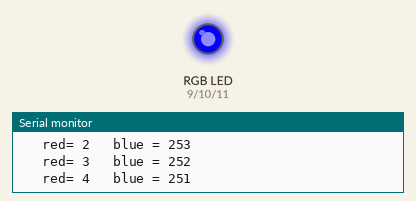
Recording of a sketch running on a simulated Arduino Uno, built with avr-gcc and run on an emulated ATmega328P. On the bench: an RGB LED mixed from three pins (HIGH = lit), the last lines printed to the serial monitor. Dim RGB values are drawn brighter than linear.

Above: at 0.17 s.
At 4.45 s:
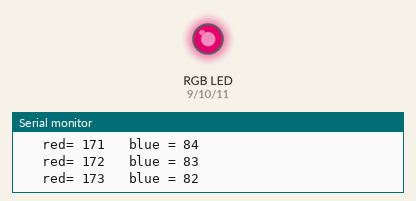
At 8.76 s:
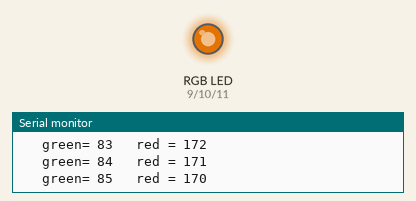
At 12.87 s:
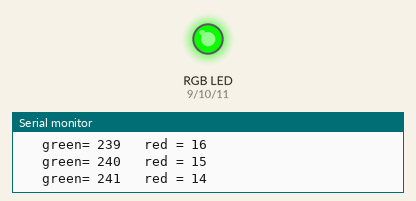
At 25.87 s:
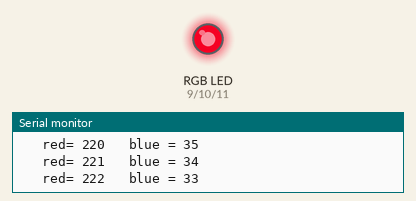
At 38.95 s:
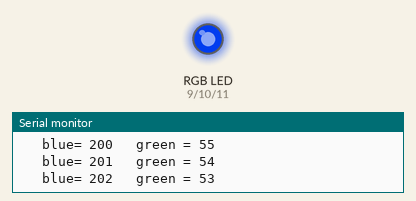
Timing chart, 0 to 40.0 s (numbered marks = the images above):
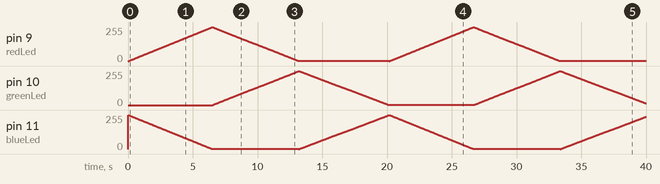

The sketch:

02_fadeThree.ino
```cpp
// RGB fade, Cross Fade TWO colors at a time
// led brightness changes WITHIN loops
// each fade is within a FOR..NEXT loop


/* state pattern - within loops

LOOP-1                        LOOP-2                        LOOP-3 ...

Sequence_1 (FOR..loop)        Sequence_1                    Sequence_1
  redLed    fade up             redLed    fade up             redLed    fade up
  blueLed   fadeDown            blueLed   fadeDown            blueLed   fadeDown
  ms        255*25              ms        255*25              ms        255*25

Sequence_2                    Sequence_2                    Sequence_2
  greenLed  fade up             greenLed  fade up             greenLed  fade up
  redLed    fadeDown            redLed    fadeDown            redLed    fadeDown
  ms        255*25

Sequence_3                    Sequence_3                    Sequence_3
  blueLed   fade up             blueLed   fade up             blueLed   fade up
  greenLed  fadeDown            greenLed  fadeDown            greenLed  fadeDown
  ms        255*25              ms        255*25              ms        255*25

*/

// led PINs
int redLed = 9;
int greenLed = 10;
int blueLed = 11;


// utility variables
int loopCounter = 0;

void setup() {
  // put your setup code here, to run once:
  // set pinModes
  pinMode(redLed, OUTPUT);
  pinMode(greenLed, OUTPUT);
  pinMode(blueLed, OUTPUT);

  // start serial
  Serial.begin(9600);
  Serial.println(__FILE__);
}

void loop() {

  // put your main code here, to run repeatedly:
  Serial.print("loop ");
  Serial.println(loopCounter);

  //  *** sequences ***

  // cross fade red up, blue down
  Serial.println("   red up and blue down -- 255 steps");
  for(int brightness = 0 ; brightness < 255; brightness ++){
    analogWrite(redLed, brightness);
    analogWrite(blueLed, 255 - brightness);
       Serial.print("   red= ");
       Serial.print(brightness);
       Serial.print("\t blue = ");
       Serial.println(255-brightness);
    delay(25);
  }

  // cross fade green up, red down
  Serial.println("   green up and red down -- 255 steps");
  for(int brightness = 0 ; brightness < 255; brightness ++){
    analogWrite(greenLed, brightness);
    analogWrite(redLed, 255 - brightness);
      Serial.print("   green= ");
       Serial.print(brightness);
       Serial.print("\t red = ");
       Serial.println(255-brightness);
    delay(25);
  }

  // cross fade blue up, green down
  Serial.println("   blue up, green down -- 255 steps");
  for(int brightness = 0 ; brightness < 255; brightness ++){
    analogWrite(blueLed, brightness);
    analogWrite(greenLed, 255 - brightness);
       Serial.print("   blue= ");
       Serial.print(brightness);
       Serial.print("\t green = ");
       Serial.println(255-brightness);
    delay(25);
  }

  // ***********   increment loop counter    *****************
  // loopCounter is just a way to clearly see how the code is flowing
  // you don't *NEED* it in your programs
  loopCounter++;

}


// **************   function:: set leds   *********************
// function that sets 3 LEDs to state (ON/OFF)
// function also debugs the states

void setLeds(int state1, int state2, int state3){

  // ***********   write the LEDs  *****************
  Serial.print("   New sequence - ");
  digitalWrite(redLed, state1);
  digitalWrite(greenLed, state2);
  digitalWrite(blueLed, state3);

  // ***********   print LED states side by side  *****************
  Serial.print("led states ->\t");
   Serial.print(state1 );
    Serial.print("\t"); // NOTE ::  \t = tab
     Serial.print(state2);
      Serial.print("\t");  // NOTE ::  \t = tab
       Serial.println(state3); // println adds end of line and new line

}
```
